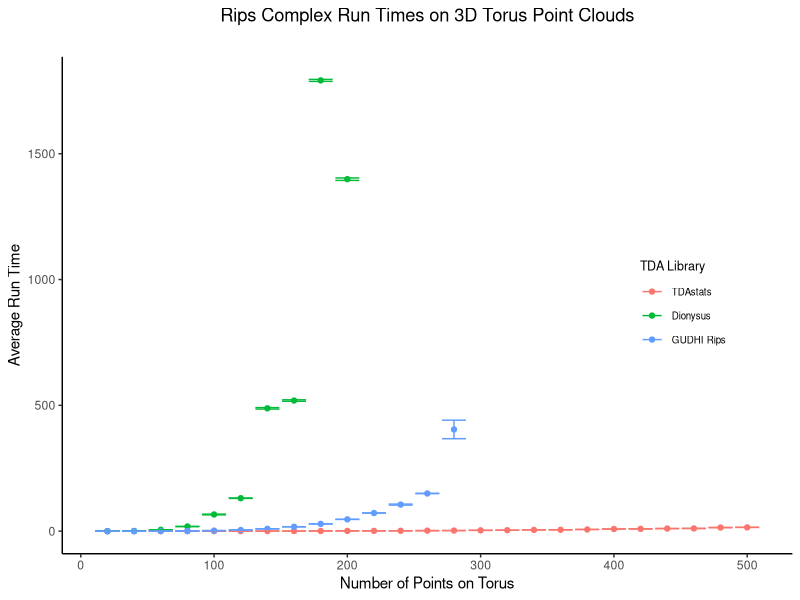
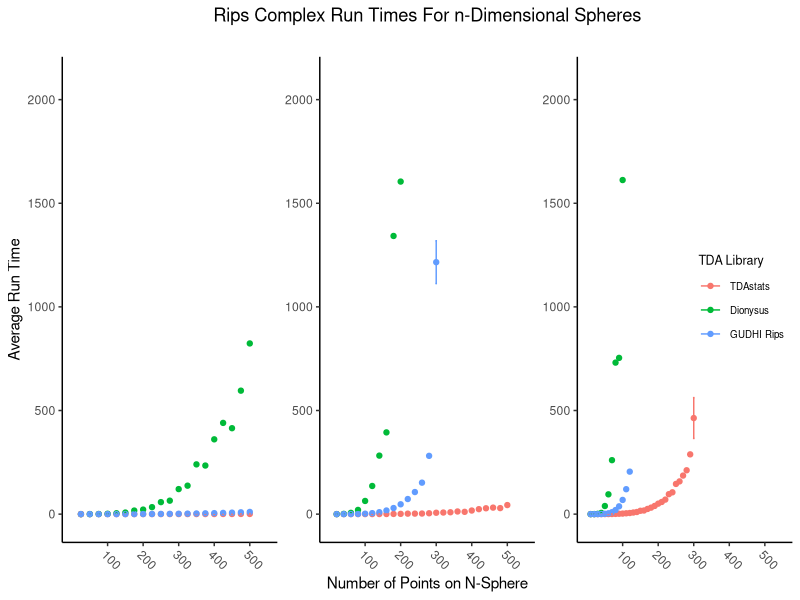
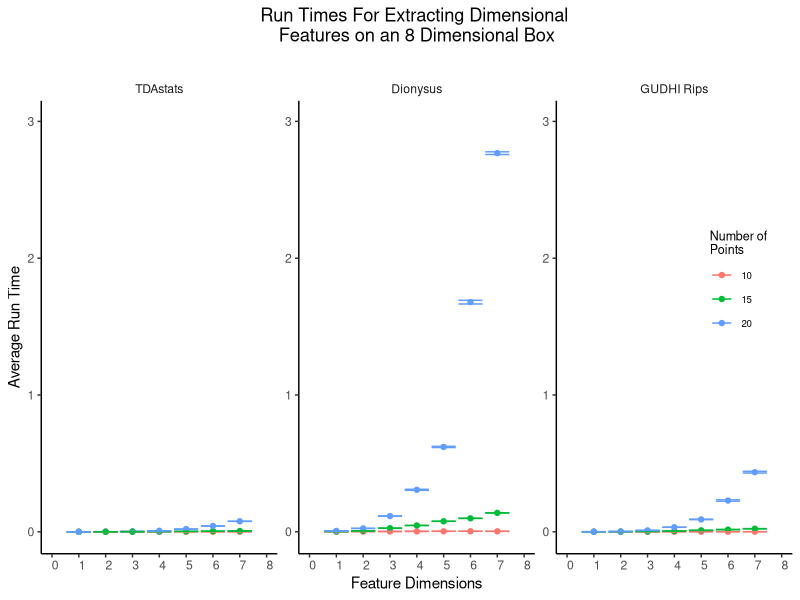
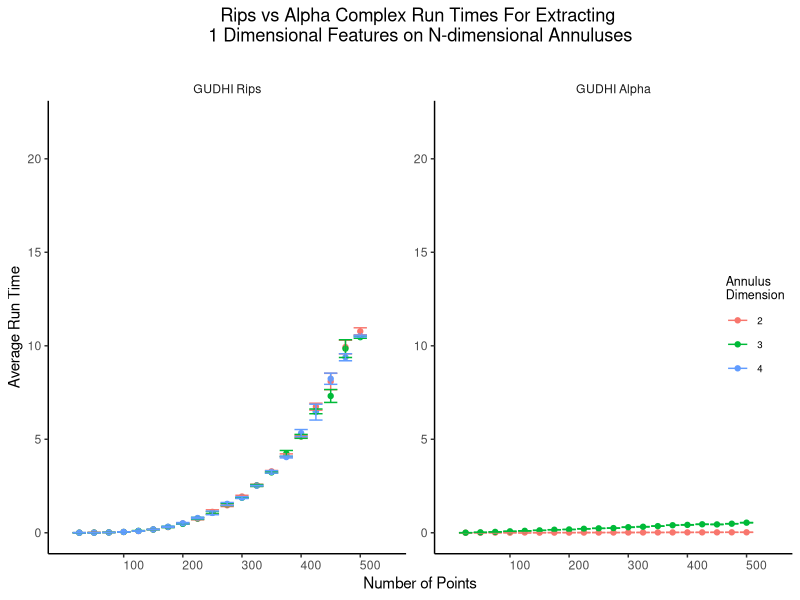
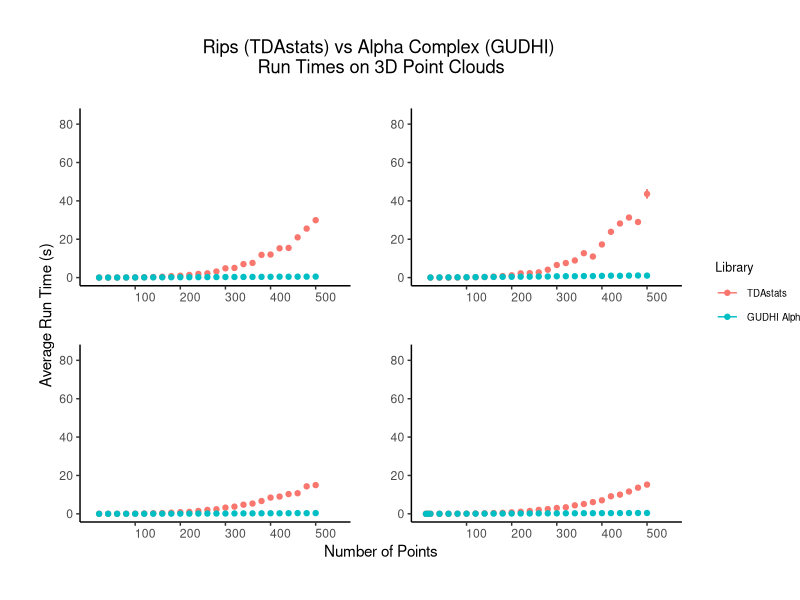

The R script that drew these images, in order:
library(dplyr)
library(ggplot2)
library(reshape)
library(ggforce)


####Alternative Figures from Extra Mac Desktop Time Data####
#This data was run on a 16 GB lab mac computer
#While we did not present this data in the official paper
#We ran it just to be sure that the benchmark results were similar
#To the High powered cluster data

#Figure 5 was left out since object size is invariant and always the same  

#Reading in the time data
data.time.mac <- read.csv("./time_mac_desktop.csv", header = FALSE)
#Adding Column Names
colnames(data.time.mac) <- c("measure.type", "point.cloud", "point.cloud.dim", 
                         "num.points", "feat.dim", "library", 
                         "time1", "time2", "time3", "time4", 
                         "time5", "time6", "time7",
                         "time8", "time9", "time10")

#Creating average and standard deviation columns for time data
data.time.mac$avg.time <- apply(data.time.mac[,7:16],1,mean)
data.time.mac$std <- apply(data.time.mac[,7:16],1,sd)
data.time.mac$min.time <- apply(data.time.mac[,7:16],1,min)
data.time.mac$max.time <- apply(data.time.mac[,7:16],1,max)

#Create Factor labels for libraries
data.time.mac$library <- factor(data.time.mac$library,
                            levels = c("stats","Dionysus","GUDHI", "GUDHIalpha"),
                            labels = c("TDAstats", "Dionysus", "GUDHI Rips", "GUDHI Alpha"))


####Figure 1 Mac####
data.fig.1.mac <- subset(data.time.mac, point.cloud == "torus" & feat.dim == 2 & 
                       library != "GUDHI Alpha") 

#Point graph; X: Num.points; Y: Runtime; Color: TDA library
fig.1.mac <- ggplot(data.fig.1.mac, aes(x=num.points, y=avg.time, color=library)) + 
  geom_point()+
  geom_errorbar(data.fig.1.mac, mapping = aes(x=num.points, 
                                          ymin=avg.time - std, 
                                          ymax=avg.time + std)) +
  labs(color = "TDA Library",
       x = "Number of Points on Torus",
       y = "Average Run Time",
       title = "Rips Complex Run Times on 3D Torus Point Clouds",
       subtitle = "") 

#Editing the colors (Making everything blank)
fig.1.mac <- fig.1.mac + theme_classic() +
  theme(legend.position = c(0.85, 0.5),
        legend.title = element_text(size = 9),
        legend.text = element_text(size = 7),
        plot.title = element_text(hjust = 0.5),
        axis.line = element_line(colour = "black"),
        legend.text.align = 0,
        legend.title.align = 0)

ggsave("./Figures/Extra_Mac_Figures/fig1mac.png", plot = fig.1.mac,
       scale = 1, width = 6, height = 4, units = "in",
       dpi = 400, limitsize = TRUE)

####Figure 2 Mac####
#Goal Comparison of persistent homology calculation runtimes 
#across R packages for n-dimensional sphere (n = 2, 3, 4)

#Selected all boxes up to n-1 dimensional features
data.fig.2.mac <- subset(data.time.mac, point.cloud == "circle" & library != "GUDHI Alpha")
data.fig.2.mac <- data.fig.2.mac[(data.fig.2.mac$point.cloud.dim - 1 == data.fig.2.mac$feat.dim), ]

#Point graph facet; X: Num.points; Y: Runtime; Color: TDA library; Facet: Dimensions of Sphere
fig.2.mac <- ggplot(data.fig.2.mac, aes(x=num.points, y=avg.time, color=library)) + 
  geom_point() +
  facet_wrap( ~ point.cloud.dim, ncol=3, scales = "free") + 
  geom_errorbar(data.fig.2.mac, mapping = aes(x=num.points, 
                                          ymin=avg.time - std, 
                                          ymax=avg.time + std)) +
  labs(color = "TDA Library",
       x = "Number of Points on N-Sphere",
       y = "Average Run Time",
       title = "Rips Complex Run Times For n-Dimensional Spheres",
       subtitle = "") +
  scale_x_continuous(limits=c(0,550), breaks = c(100, 200, 300, 400, 500)) + 
  scale_y_continuous(limits=c(-30,2100))


#Editing the colors (Making everything blank)
fig.2.mac <- fig.2.mac + theme_classic() +
  theme(legend.position = c(0.93, 0.50),
        legend.title = element_text(size = 9),
        legend.text = element_text(size = 7),
        plot.title = element_text(hjust = 0.5),
        legend.text.align = 0,
        legend.title.align = 0,
        strip.background = element_blank(),
        strip.text.x = element_blank(),
        axis.line=element_line(),
        axis.text.x = element_text(angle=-45, hjust=.025))

ggsave("./Figures/Extra_Mac_Figures/fig2mac.png", plot = fig.2.mac,
       scale = 1, width = 8, height = 4, units = "in",
       dpi = 400, limitsize = TRUE)

####Figure 3 Mac####
data.fig.3.mac <- subset(data.time.mac, point.cloud == "uniform" & 
                       point.cloud.dim == 8 & library != "GUDHI Alpha" & 
                       (num.points == 10 | num.points == 15| num.points == 20))
data.fig.3.mac$num.points <- as.factor(data.fig.3.mac$num.points)

#Point graph facet; X: Num.points; Y: Runtime; Color: TDA library; Facet: Dimensions of Annulus
fig.3.mac <- ggplot(data.fig.3.mac, aes(x=feat.dim, y=avg.time, color=num.points)) + 
  geom_point() + facet_wrap(~library, scales = "free") + 
  geom_errorbar(data.fig.3.mac, mapping = aes(x=feat.dim, 
                                          ymin=avg.time - std, 
                                          ymax=avg.time + std)) +
  labs(color = "Number of \nPoints",
       x = "Feature Dimensions",
       y = "Average Run Time",
       title = "Run Times For Extracting Dimensional \nFeatures on an 8 Dimensional Box",
       subtitle = "") + scale_x_continuous(limits=c(0, 8), breaks=seq(0,8,1)) +
  scale_y_continuous(limits=c(-.01, 3))

#Editing the colors (Making everything blank)
fig.3.mac <- fig.3.mac + theme_classic() +
  theme(legend.position = c(0.93, 0.60),
        legend.title = element_text(size = 9),
        legend.text = element_text(size = 7),
        plot.title = element_text(hjust = 0.5),
        legend.text.align = 0,
        legend.title.align = 0,
        strip.background = element_blank(),
        #strip.text.x = element_blank(),
        axis.text.x = element_text(angle=0, hjust=.025))

ggsave("./Figures/Extra_Mac_Figures/fig3mac.png", plot = fig.3.mac,
       scale = 1, width = 6, height = 4, units = "in",
       dpi = 400, limitsize = TRUE)

####Figure 4 Mac####
data.fig.4.mac <- subset(data.time.mac, point.cloud == "annulus" & feat.dim == 1 & 
                       (library == "GUDHI Rips" | library == "GUDHI Alpha"))
data.fig.4.mac$point.cloud.dim <- as.factor(data.fig.4.mac$point.cloud.dim)
data.fig.4.mac <- as.data.frame(data.fig.4.mac)

#Point graph facet; X: Num.points; Y: Runtime; Color: point.cloud dim; Facet: library
fig.4.mac <- ggplot(data.fig.4.mac, aes(x=num.points, y=avg.time, color=point.cloud.dim)) + 
  geom_point() + facet_wrap(~library, scales = "free") + 
  geom_errorbar(data.fig.4.mac, mapping = aes(x=num.points, 
                                          ymin=avg.time - std, 
                                          ymax=avg.time + std)) +
  labs(color = "Annulus \nDimension",
       x = "Number of Points",
       y = "Average Run Time",
       title = "Rips vs Alpha Complex Run Times For Extracting \n1 Dimensional Features on N-dimensional Annuluses",
       subtitle = "") + 
  scale_x_continuous(limits=c(0,550), breaks = c(100, 200, 300, 400, 500)) + 
  scale_y_continuous(limits=c(-.02, 22))

#Editing the colors (Making everything blank)
fig.4.mac <- fig.4.mac + theme_classic() +
  theme(legend.position = c(0.95, 0.50),
        legend.title = element_text(size = 9),
        legend.text = element_text(size = 7),
        plot.title = element_text(hjust = 0.5),
        legend.text.align = 0,
        legend.title.align = 0,
        axis.text.x = element_text(angle=0, hjust=.025),
        strip.background = element_blank(),
        strip.text.x = element_text())

ggsave("./Figures/Extra_Mac_Figures/fig4mac.png", plot = fig.4.mac,
       scale = 1, width = 6, height = 4, units = "in",
       dpi = 400, limitsize = TRUE)


####Figure 6 Mac####
data.fig.6.mac <- subset(data.time.mac, point.cloud.dim == 3 & feat.dim == 2 & 
                       (library == "TDAstats" | library == "GUDHI Alpha"))

#Point graph facet; X: Num.points; Y: time; Color: Library; Facet: Pointcloud
fig.6.mac <- ggplot(data.fig.6.mac, aes(x=num.points, y=avg.time, color=library)) + 
  facet_wrap(~point.cloud, scales = "free") + 
  geom_errorbar(data.fig.6.mac, mapping = aes(x=num.points, 
                                          ymin=avg.time - std, 
                                          ymax=avg.time + std)) + geom_point() +
  labs(color = "Library",
       x = "Number of Points",
       y = "Average Run Time (s)",
       title = "Rips (TDAstats) vs Alpha Complex (GUDHI) \nRun Times on 3D Point Clouds",
       subtitle = "") + 
  scale_x_continuous(limits=c(5,550), breaks = c(100, 200, 300, 400, 500)) + 
  scale_y_continuous(limits=c(-.05, 84))

#Editing the colors (Making everything blank)
fig.6.mac <- fig.6.mac + theme_classic()
fig.6.mac <- fig.6.mac + theme(
  legend.position = c(1.13, 0.550),
  legend.title = element_text(size = 9),
  legend.text = element_text(size = 7),
  plot.title = element_text(hjust = 0.5),
  legend.text.align = 0,
  legend.title.align = 0,
  #plot.title = element_text(hjust = 0.5),
  axis.text.x = element_text(angle=0, hjust=.025),
  strip.background = element_blank(),
  strip.text.x = element_blank(), 
  plot.margin = unit(c(1,3,1,1), "cm"),
  panel.spacing = unit(2, "lines"))

ggsave("./Figures/Extra_Mac_Figures/fig6mac.png", plot = fig.6.mac,
       scale = 1, width = 6, height = 4, units = "in",
       dpi = 400, limitsize = TRUE)
